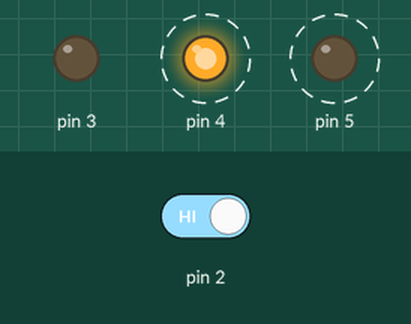
This sketch was run on a simulated Arduino Uno, built with avr-gcc and run on an emulated ATmega328P. On the bench: output pins drawn as LEDs (lit = HIGH). Dashed ring = blinking. The inputs (shaded band) are chosen by the test bench; at power-on: pin 2 HIGH.

Above: at 1.3 s.
1.4 s: pin 2 driven LOW
At 2.5 s:
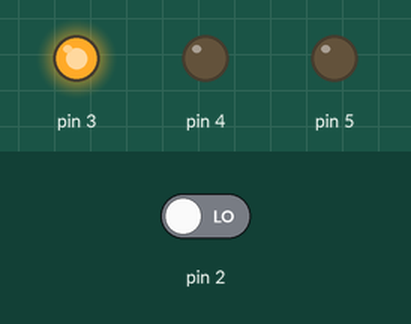
3.0 s: pin 2 driven HIGH
At 3.12 s:
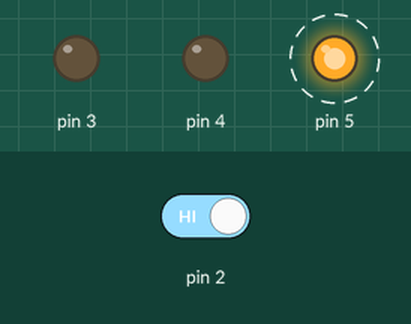
Timing chart, 0 to 12.0 s (numbered marks = the images above; inputs shaded):
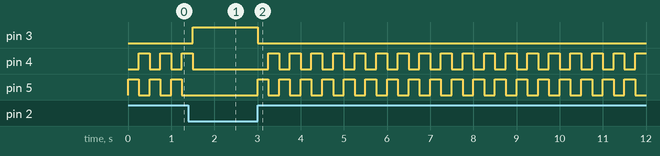

The sketch:

spaceship_interface.ino
```cpp
int switchstate = 0;

void setup() {
  // put your setup code here, to run once:
  pinMode(3,OUTPUT);
  pinMode(4,OUTPUT);
  pinMode(5,OUTPUT);
  pinMode(2,INPUT);
}

void loop() {
  // put your main code here, to run repeatedly:
  switchstate = digitalRead(2);
  //this is a comment
  if (switchstate == LOW) {
    //the button is not pressed
    digitalWrite(3, HIGH); //green LED
    digitalWrite(4, LOW); //red LED
    digitalWrite(5, LOW); //red LED
  }
  else { // the button is pressed
    digitalWrite(3, LOW); //green LED
    digitalWrite(4, LOW); //red LED
    digitalWrite(5, HIGH); //red LED
    delay(250); //wait for a quarter of a second
    //toggle the LEDs only if switch still closed
    switchstate = digitalRead(2);
    //re-read switch state
    if (switchstate == HIGH) { //only toggle red led's if switch still closed
      digitalWrite(4, HIGH); //red LED
      digitalWrite(5, LOW); //red LED
      delay(250); //wait for a further quarter of a second
    }
  }
} //go back to the beginning of the loop
```

Measured:
- after the input at 1.4 s, pin 3: LOW → HIGH after 0.10 s; pin 4: goes on until 1.5 s, then stays LOW; pin 5: stops changing and stays LOW
- after the input at 3.0 s, pin 3: HIGH → LOW at once; pin 4: alternates HIGH for 0.25 s and LOW for 0.25 s, starting after 0.25 s; pin 5: alternates HIGH for 0.25 s and LOW for 0.25 s, starting at once
- by itself, pin 4, pin 5: alternates HIGH for 0.25 s and LOW for 0.25 s
